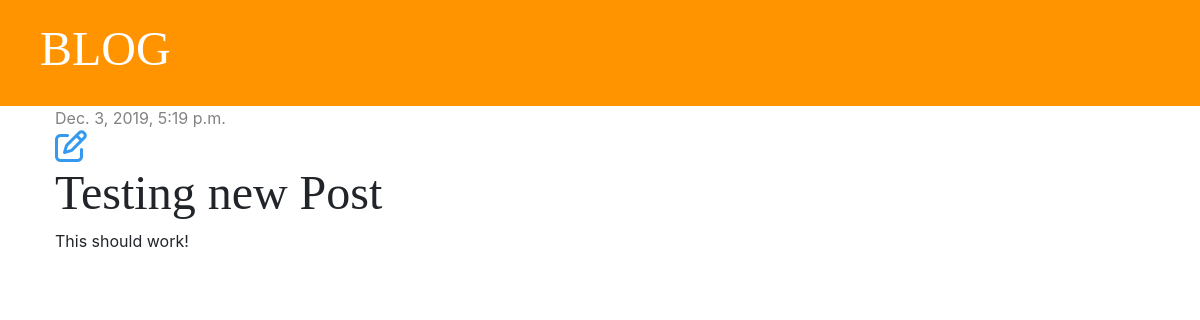
/post/3/, run on an earlier commit of the app's database.
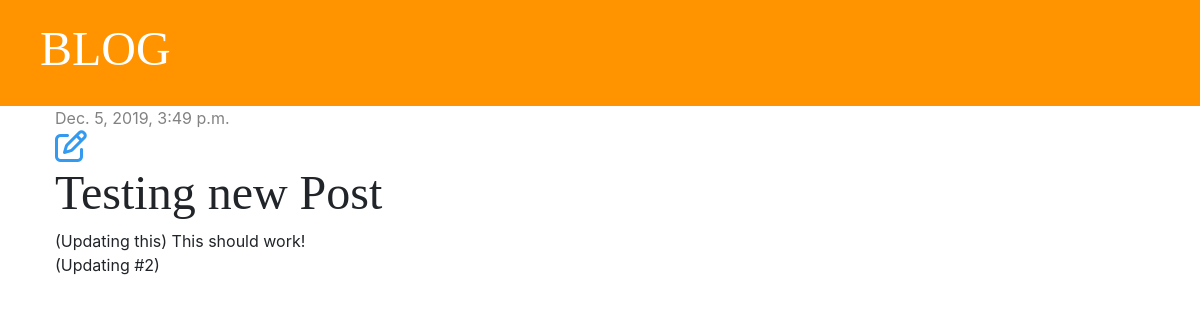
And on a later commit of the database.
### blog/models.py (models this page shows, shortened)
class Post(models.Model):
    author = models.ForeignKey('auth.User', on_delete=models.CASCADE)
    title = models.CharField(max_length=200)
    text = models.TextField()
    created_date = models.DateTimeField(default=timezone.now)
    published_date = models.DateTimeField(blank=True, null=True)

### blog/views.py (the view)
# urls.py: path('post/<int:pk>/', views.post_detail, name='post_detail'),
def post_detail(request, pk):
    post = get_object_or_404(Post, pk=pk)
    stuff_for_frontend = {'post': post}
    return render(request, 'blog/post_detail.html', stuff_for_frontend)

### blog/templates/blog/post_detail.html
{% extends 'blog/base.html' %}
{% block content %}
    <a class="post">
        {% if post.published_date %}
            <div class="date">
                {{ post.published_date }}
            </div>
        {% endif %}
        <a href="{% url 'post_edit' pk=post.pk %}"><i class="far fa-edit fa-2x" style="color: #339af0"></i></a>
        <h1>{{ post.title }}</h1>
        <p>{{ post.text|linebreaksbr }}</p>
    </div>
{% endblock %}

What changed in the data, as far as the page shows it:
changed Post "Testing new Post": published_date "Dec. 3, 2019, 5:19 p.m." → "Dec. 5, 2019, 3:49 p.m."; text "This should work!" → "(Updating this) This should work! (Updating #2)"
